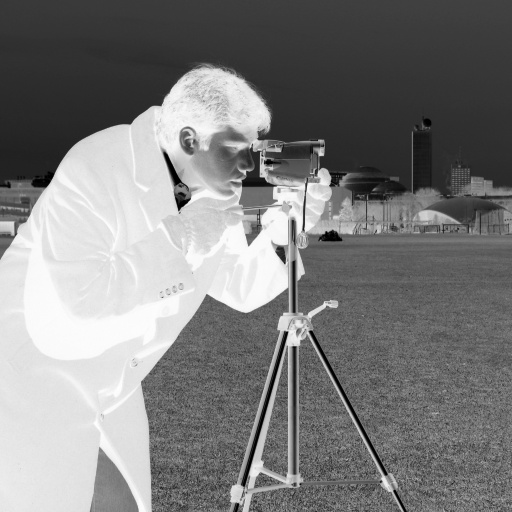
#> input picture Procesamiento_imagenes/inverted_image.jpg, 512 x 512 px
$ python -i views.py   (imports and definitions only)
#> lines starting #> are read from the running program, lines starting #| are printed output that depends on the picture
#> further down, picture is the input picture: shape (512, 512, 3); min 0, max 255, mean 125.9
from PIL import Image
import io
import matplotlib.pyplot as plt
import matplotlib
import os
import numpy as np
import cv2 as cv
from django.core.files.storage import FileSystemStorage
from django.http import HttpResponse
from django.shortcuts import render
# Debe ir antes de importar pyplot o cualquier otro componente de Matplotlib
# para que no intente abrir una ventana de visualización en el servidor
# [1 line not run here, left out]


def assure_rgb(imagen):
    """
    Asegura que la imagen esté en espacio de color RGB. OpenCV carga imágenes en BGR por defecto.
    """
    if imagen.ndim == 3 and imagen.shape[2] == 3:  # Verifica si la imagen tiene 3 canales
        return cv.cvtColor(imagen, cv.COLOR_BGR2RGB)
    return imagen


# [141 lines left out: functions reducir_ruido, mejorar_calidad, convertir_a_gray, convertir_a_BGR, binarizar_imagen, negativo_imagen and 4 more, not called in this run]


def resaltar_diferencias_imagen(imagen):
    """
    Resalta las diferencias en una imagen aplicando un filtro de mediana y
    calculando la diferencia con la imagen original.
    """
    imagen = assure_rgb(imagen)

    imagen_gris = cv.cvtColor(imagen, cv.COLOR_BGR2GRAY)
    imagen_filtrada = cv.medianBlur(imagen_gris, 5)
    diferencia = cv.subtract(imagen_filtrada, imagen_gris)
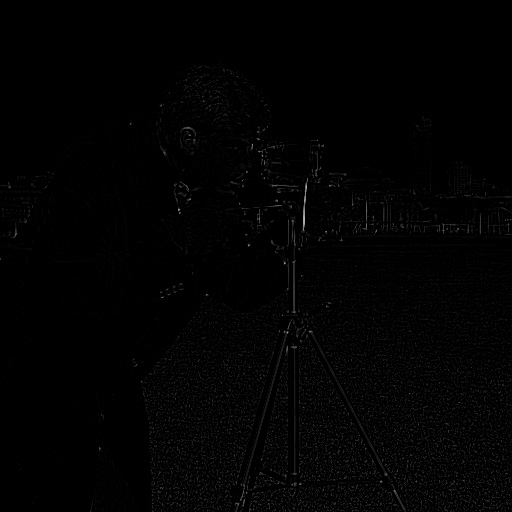
#> diferencia: shape (512, 512); min 0, max 182, mean 2.5
    diferencia = cv.cvtColor(diferencia, cv.COLOR_GRAY2BGR)
#> diferencia: shape (512, 512, 3)
    imagen_mejorada = cv.add(imagen, diferencia)
    return imagen_mejorada


# [182 lines left out: functions transformacion_exponencial, deteccion_bordes, erosion_morfologica, dilatacion_morfologica, apertura_morfologica, cierre_morfologico and 2 more, not called in this run]

>>> import cv2
>>> picture = cv2.imread('../../Procesamiento_imagenes/inverted_image.jpg')
>>> result = resaltar_diferencias_imagen(picture)
